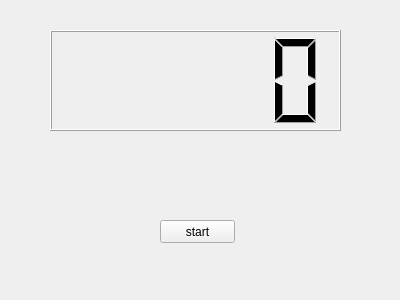
<?xml version="1.0" encoding="UTF-8"?>
<ui version="4.0">
 <class>widget</class>
 <widget class="QWidget" name="widget">
  <property name="geometry">
   <rect>
    <x>0</x>
    <y>0</y>
    <width>400</width>
    <height>300</height>
   </rect>
  </property>
  <property name="windowTitle">
   <string>widget</string>
  </property>
  <widget class="QLCDNumber" name="lcdNumber">
   <property name="geometry">
    <rect>
     <x>50</x>
     <y>30</y>
     <width>291</width>
     <height>101</height>
    </rect>
   </property>
  </widget>
  <widget class="QPushButton" name="pushButton">
   <property name="geometry">
    <rect>
     <x>160</x>
     <y>220</y>
     <width>75</width>
     <height>23</height>
    </rect>
   </property>
   <property name="text">
    <string>start</string>
   </property>
  </widget>
 </widget>
 <layoutdefault spacing="6" margin="11"/>
 <resources/>
 <connections/>
</ui>
